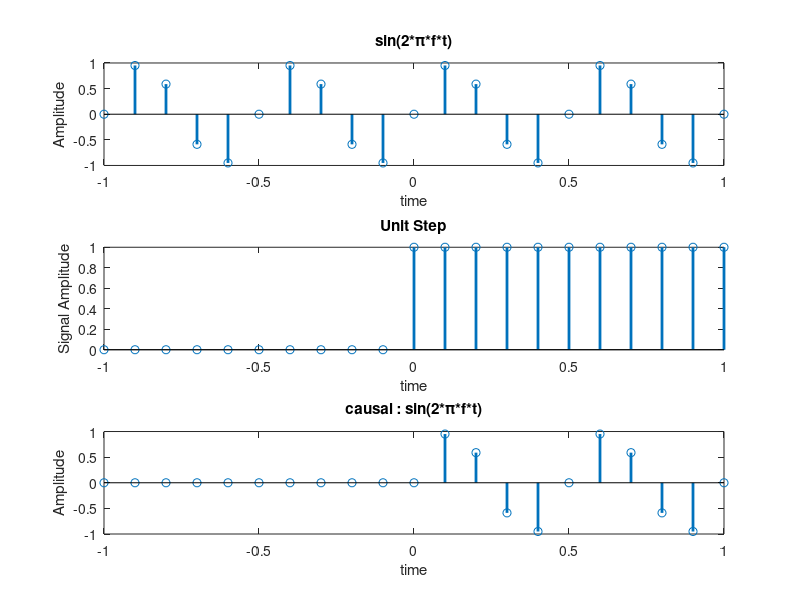

Recreate this plot in MATLAB.
clc 
clear all 
close all
% Interval 
t= -1:1/10:1; 
% Singal 
x1 = sin(2*pi*2*t);
% Subplot 1
subplot(3,1,1);
stem(t,x1,'LineWidth',2);
xlabel('time'); 
ylabel('Amplitude'); 
title('sin(2*\pi*f*t)');
% Unit Step Signal 
u = (t>=0); 
x2 = x1.*u;
% Unit Step signal plot 
subplot(3,1,2);
stem(t,u,'LineWidth',2); 
xlabel('time'); 
ylabel('Signal Amplitude'); 
title('Unit Step');
% Ouput Signal 
subplot(3,1,3);
stem(t,x2,'LineWidth',2); 
xlabel('time')
ylabel('Amplitude');
title('causal : sin(2*\pi*f*t)');
